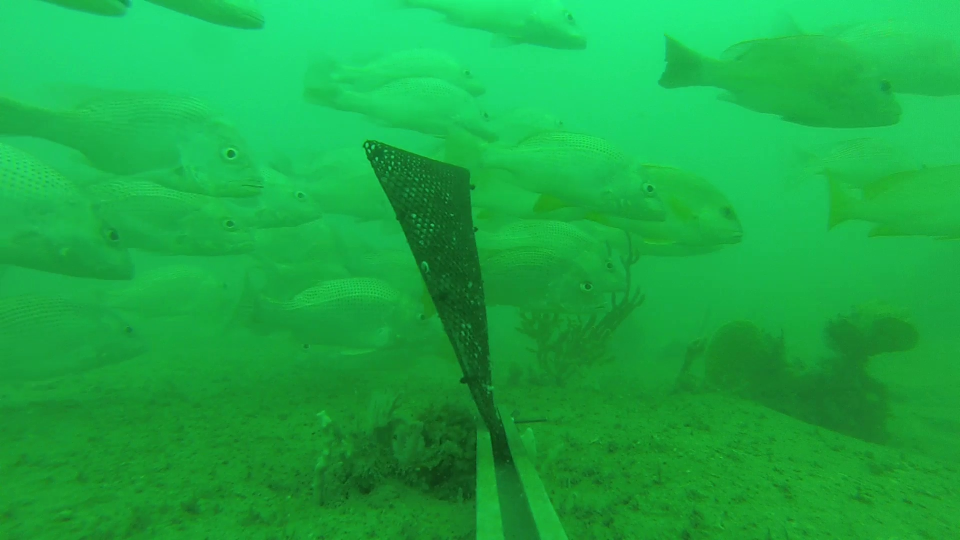
#> input picture experiments/cv/eyes.jpg, 1920 x 1080 px, given in place of Video - BIH2B3-20161010-Lutjanus_johnii.mp4, which was not available (shown at 1/2 size)
$ jupyter execute FollowTheEyes-WithMovement.ipynb   (shell and % lines are left out)   (older library calls are emulated)
#> lines starting #> are read from the running program, lines starting #| are printed output that depends on the picture; after the words box and inside, x2 and y2 are one past the last pixel; in counts of white or black regions, pixels touching at a corner belong together; pictures that were not available may be replaced by others from this repository, and a replacement may not be noted
[cell 1]
import cv2
import os
import glob
import subprocess
from matplotlib import pyplot as plt
import numpy as np
import time as t
print ("OpenCV Version : %s " % cv2.__version__)

[cell 2]
#os.chdir('E:/Tools/ffmpeg/ffmpeg-20170112-6596b34-win64-static/bin')
#subprocess.call(['ffmpeg', '-i', 'C:/Temp/imagetemp/fisheries/vids.mp4', '-r', '1/.25', 'C://Temp/imagetemp/fisheries/output/IMG_%03d.jpg'])

[cell 3]
ffmpegPath = 'E:/Tools/ffmpeg/ffmpeg-20170112-6596b34-win64-static/bin'
#videoInput = 'C:/Temp/imagetemp/fish/Video - BICPB2-20161011-Protonibea_diacanthus.mp4'
videoInput = 'C:/Temp/imagetemp/fish/Video - BIH2B3-20161010-Lutjanus_johnii.mp4'
# [4 lines of commented-out code are left out]
outputTemp = 'C:/Temp/imagetemp/fish/output'
outputVid = 'C:/Temp/imagetemp/fish/output3.mp4'
outputVidAVI = videoInput + "_output.mp4"

[cell 4]
print(outputVidAVI)

[cell 5]
fgbg = cv2.createBackgroundSubtractorMOG2()

[cell 6]
#files = glob.glob(outputTemp + '/*')
#for f in files:
 #   os.remove(f)
#
cap = cv2.VideoCapture(videoInput)


ret, frame = cap.read()
#> frame is the input picture: shape (1080, 1920, 3); mean B, G, R 67.4, 170.7, 26.8
cou = 0

params = cv2.SimpleBlobDetector_Params()

# Change thresholds
params.minThreshold = 0;
params.maxThreshold = 255;

# Filter by Area.
params.filterByArea = True
params.minArea = 45

# Filter by Circularity
params.filterByCircularity = True
params.minCircularity = 0.5

# Filter by Convexity
params.filterByConvexity = False
params.minConvexity = 0.5

# Filter by Inertia
params.filterByInertia =False
params.minInertiaRatio = 0.1

detector = cv2.SimpleBlobDetector_create(params)

fourcc = cv2.VideoWriter_fourcc('m', 'p', '4', 'v')
out = cv2.VideoWriter(outputVidAVI,fourcc, 25.0, (1280,720))

while(True):
    cou = cou + 1
    ret, frame = cap.read()

    #cv2.imshow('frame',fgmask)
    if ret==True:
        frame = cv2.resize(frame, (1280, 720))
#> frame: shape (720, 1280, 3)
        gray_image = cv2.cvtColor(frame, cv2.COLOR_BGR2GRAY)
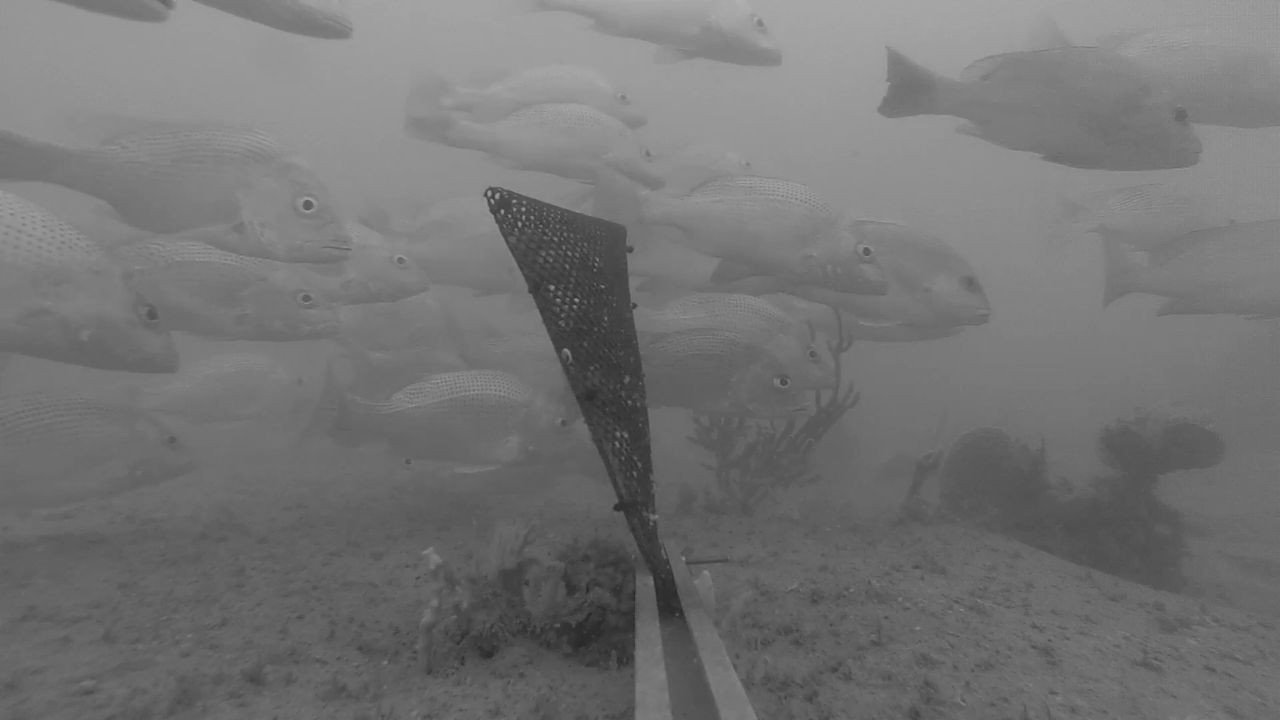
#> gray_image: shape (720, 1280); min 39, max 177, mean 115.9
        smoothedFrame = cv2.GaussianBlur(gray_image,(5,5),0)

        # [39 lines of commented-out code are left out]

        equ = cv2.equalizeHist(gray_image)
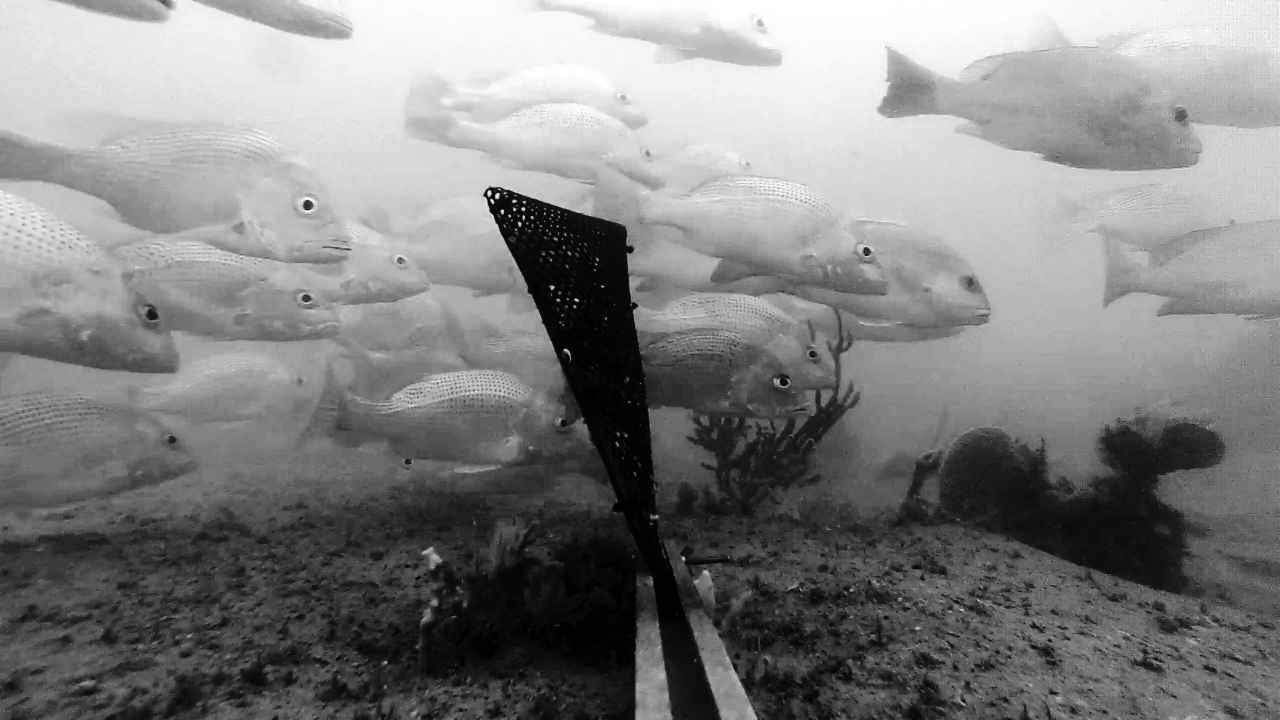
#> equ: shape (720, 1280); min 0, max 255, mean 129.2
        #smooth_equ = cv2.GaussianBlur(equ,(9,9),0)
        smooth_equ = cv2.medianBlur(equ, 3)

        param = 50


        edged = cv2.Canny(smooth_equ, param, param+10)
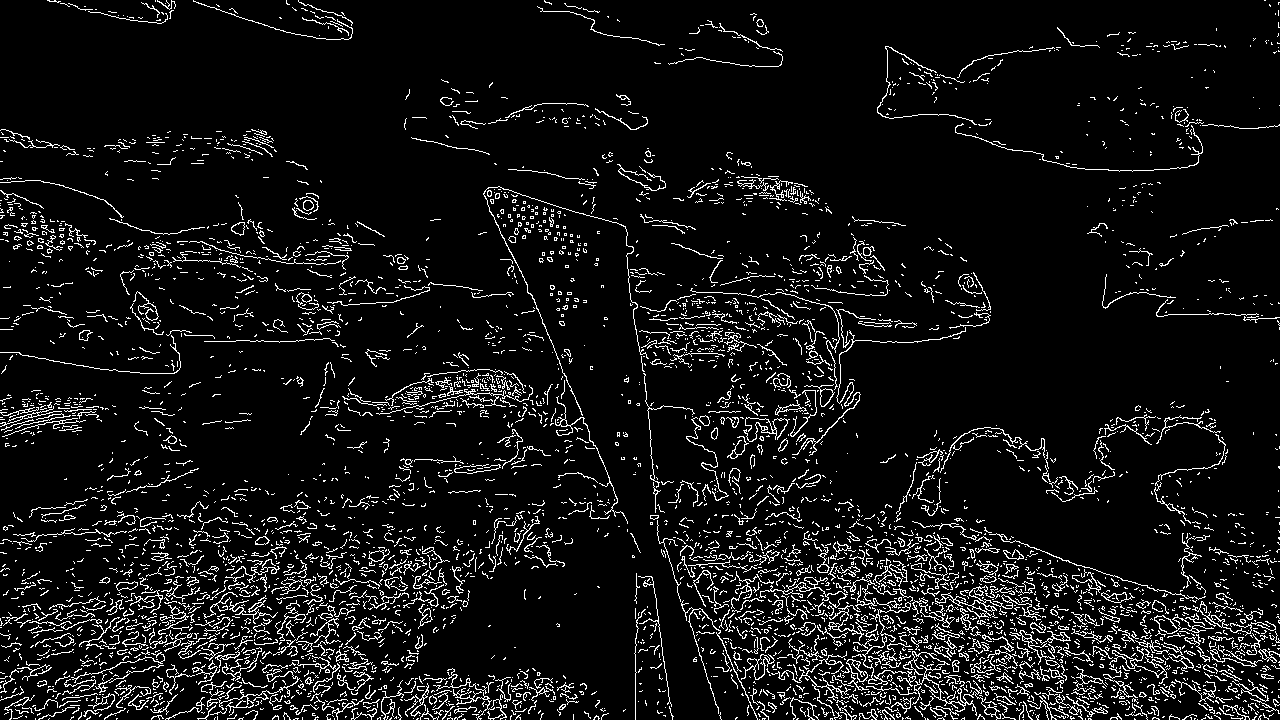
#> edged: shape (720, 1280); 7.5% white in thin lines or dots

        it = 2
        kern = 3
        kernel = np.ones((kern,kern), np.uint8)
        edged_dialate = cv2.dilate(edged, kernel, iterations=it)
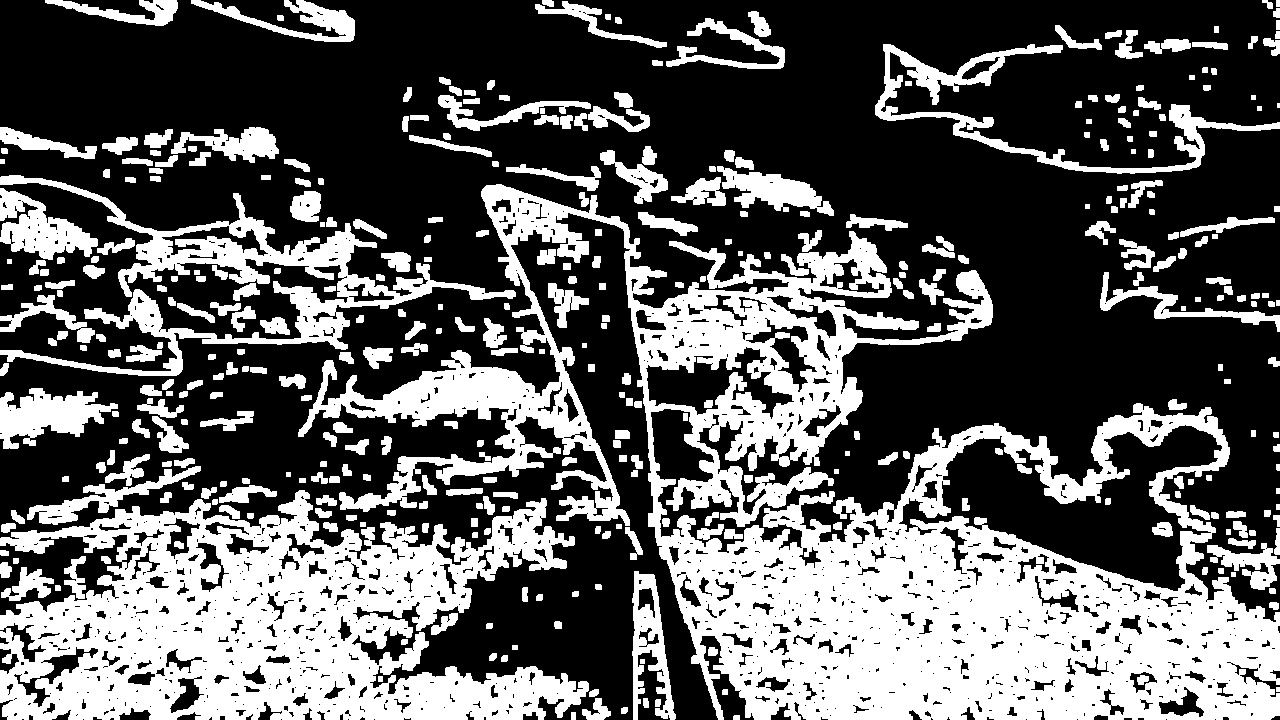
#> edged_dialate: shape (720, 1280); 36.6% white; 384 white regions (1 under 20 px), largest, box (x1, y1, x2, y2) and area: (298, 184, 1280, 720) 160093, (0, 490, 589, 720) 77436, (0, 175, 516, 376) 17506


        #kernel = np.ones((3,3), np.uint8)
        img_erode = cv2.erode(edged_dialate, kernel, iterations=it)
#> img_erode: shape (720, 1280); 18.4% white; 673 white regions (471 under 20 px), largest, box (x1, y1, x2, y2) and area: (310, 186, 1280, 720) 82792, (0, 508, 584, 720) 41722, (877, 408, 1228, 531) 4859
        img_erode_processed = cv2.bitwise_and(frame,frame,mask = img_erode)
        working_image = cv2.addWeighted(frame, 1.0, img_erode_processed, 0.9, 0)
        keypoints = detector.detect(smoothedFrame)
#> keypoints = 3 keypoints; (x, y, size): (782, 378, 16), (151, 314, 13.6), (307, 205, 11.1)

        for i in range(0, len(keypoints)):
            kp = keypoints[i]

            w = 450
            h = 100

            y = int(kp.pt[1])
            x = int(kp.pt[0])


            square1 = [(x-w, y-140), (x+70, y+h)]
            #print (square1)

            if y > 500:
                continue

            if(square1[0][0]<0):
                #print("BREAK")
                square1[0] = (0, square1[0][1])

            if(square1[0][1]<0):
                square1[0] = (square1[0][0], 0)


            cv2.rectangle(working_image,square1[0],square1[1],(0,255,0),3)
#> this loop made 3 passes
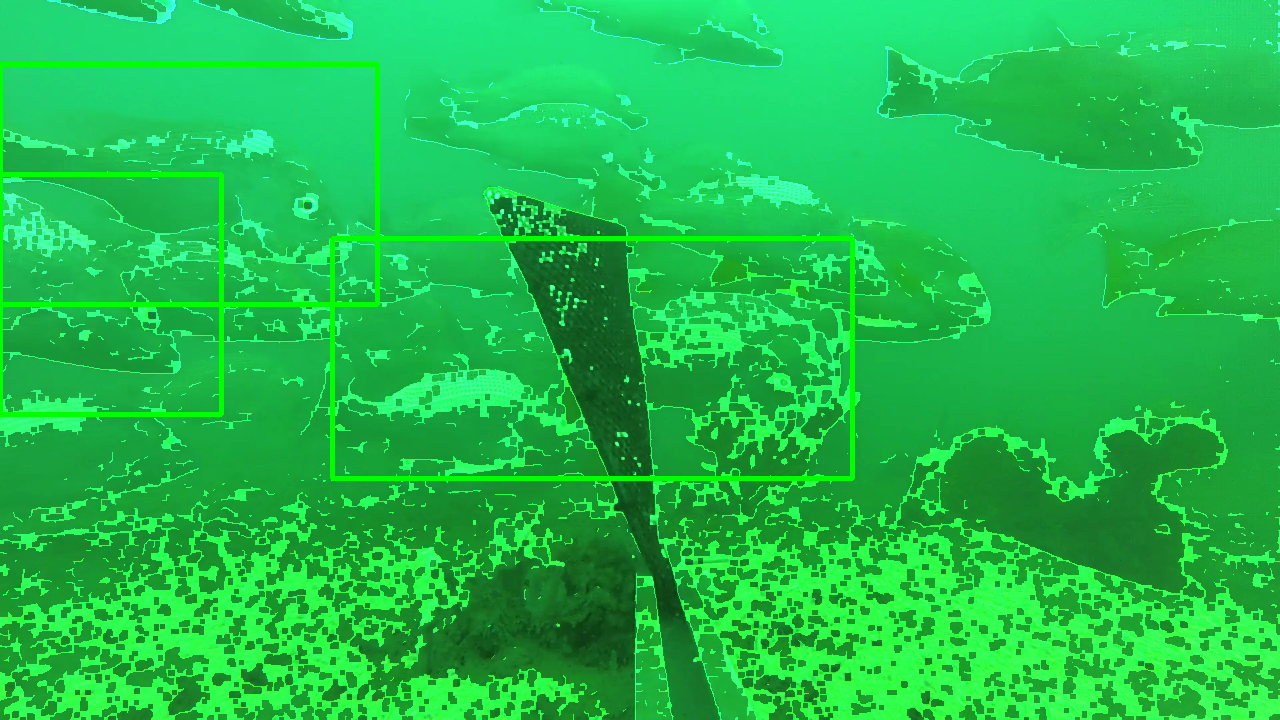
#> working_image: shape (720, 1280, 3); mean B, G, R 74.2, 190.1, 30.6


        #for kp in keypoints:

           # cv2.circle(frame, (int(kp.pt[0]), int(kp.pt[1])), int(kp.size), (0, 0, 255))


        #keypoints = detector.detect(fgmask)
        im_with_keypoints = cv2.drawKeypoints(working_image, keypoints, np.array([]), (255,255,255), cv2.DRAW_MATCHES_FLAGS_DRAW_RICH_KEYPOINTS)
        # write the flipped frame
        #out.write(frame)
        #cv2.imwrite(outputTemp + '/IMG_' + '{0:0{width}}'.format(cou, width=5) + '.bmp', im_with_keypoints)
        out.write(working_image)
        #if cou > 200:
            #break

        if cv2.waitKey(1) & 0xFF == ord('q'):
#> (key q is pressed here)
            break
    else:
        break

# Release everything if job is finished
cap.release()
out.release()

#os.system("start " + outputVidAVI)
